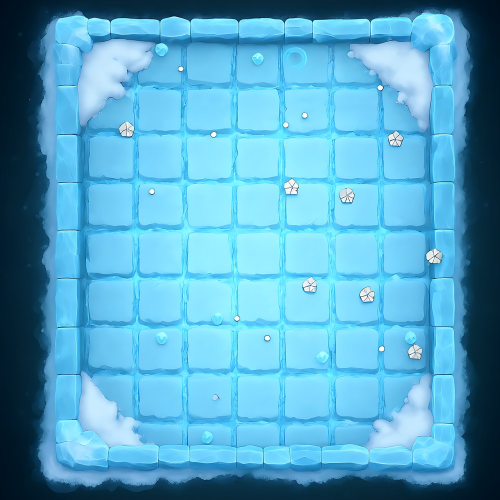
#> input picture assets/frozen-wastes-map.jpg, 1000 x 1000 px (shown at 1/2 size)
$ python generate_first_three_map_backgrounds.py
#> lines starting #> are read from the running program, lines starting #| are printed output that depends on the picture
"""Create painted campaign-map backgrounds for Chapters 1-3.

The project owner supplied the later map backgrounds. These deterministic
variants reuse their stone-map composition and repaint it with each chapter's
environment details, avoiding an external image-generation dependency.
"""

from __future__ import annotations

import math
import random
from pathlib import Path

import numpy as np
from PIL import Image, ImageDraw, ImageEnhance, ImageFilter, ImageOps


ROOT = Path(__file__).resolve().parents[1]
ASSETS = ROOT / "assets"
SIZE = 1000


def repaint(base: Image.Image, black: str, mid: str, white: str) -> Image.Image:
    gray = ImageOps.grayscale(base)
    gray = ImageOps.autocontrast(gray, cutoff=1)
    color = ImageOps.colorize(gray, black=black, mid=mid, white=white, midpoint=105)
    return color.convert("RGB")


def apply_vignette(image: Image.Image, strength: float = 0.42) -> Image.Image:
    pixels = np.asarray(image, dtype=np.float32)
    yy, xx = np.mgrid[0:SIZE, 0:SIZE]
    distance = np.sqrt((xx - SIZE / 2) ** 2 + (yy - SIZE / 2) ** 2)
    edge = np.clip((distance - 180) / 520, 0, 1)
    shade = 1.0 - edge**1.65 * strength
    center = np.clip(1.0 - distance / 520, 0, 1)
    shade *= 1.0 + center * 0.08
    pixels *= shade[..., None]
    return Image.fromarray(np.clip(pixels, 0, 255).astype(np.uint8), "RGB")


def add_grain(image: Image.Image, amount: int = 9) -> Image.Image:
    rng = np.random.default_rng(731)
    pixels = np.asarray(image, dtype=np.int16)
    noise = rng.integers(-amount, amount + 1, (SIZE, SIZE, 1), dtype=np.int16)
    return Image.fromarray(np.clip(pixels + noise, 0, 255).astype(np.uint8), "RGB")


def soft_blob(draw: ImageDraw.ImageDraw, x: float, y: float, radius: float, fill: tuple[int, ...]) -> None:
    for _ in range(7):
        dx = random.uniform(-radius * 0.45, radius * 0.45)
        dy = random.uniform(-radius * 0.45, radius * 0.45)
        rr = random.uniform(radius * 0.35, radius * 0.8)
        draw.ellipse((x + dx - rr, y + dy - rr, x + dx + rr, y + dy + rr), fill=fill)


def draw_vine(draw: ImageDraw.ImageDraw, start: tuple[float, float], end: tuple[float, float], bend: float) -> None:
    points = []
    for index in range(28):
        t = index / 27
        x = start[0] + (end[0] - start[0]) * t
        y = start[1] + (end[1] - start[1]) * t
        x += math.sin(t * math.pi) * bend
        y += math.sin(t * math.pi * 2.2) * 18
        points.append((x, y))
    draw.line(points, fill=(6, 20, 12, 220), width=17, joint="curve")
    draw.line(points, fill=(56, 104, 49, 205), width=8, joint="curve")
    for point in points[4::4]:
        angle = random.uniform(-0.7, 0.7)
        leaf_w = random.uniform(15, 27)
        leaf_h = leaf_w * 0.48
        lx = point[0] + math.cos(angle) * leaf_w * 0.7
        ly = point[1] + math.sin(angle) * leaf_w * 0.7
        draw.ellipse((lx - leaf_w, ly - leaf_h, lx + leaf_w, ly + leaf_h), fill=(45, 94, 42, 180))


def green_details(image: Image.Image) -> Image.Image:
    random.seed(17)
    overlay = Image.new("RGBA", image.size, (0, 0, 0, 0))
    draw = ImageDraw.Draw(overlay)
    for _ in range(90):
        x = random.uniform(30, 970)
        y = random.uniform(30, 970)
        if math.hypot(x - 500, y - 500) < 220:
            continue
        soft_blob(draw, x, y, random.uniform(12, 48), (30, 83, 42, random.randint(18, 55)))
    vines = [
        ((20, 170), (255, 35), 35),
        ((80, 985), (350, 770), -38),
        ((985, 150), (750, 350), 42),
        ((920, 930), (690, 760), -35),
        ((20, 610), (205, 735), 28),
    ]
    for vine in vines:
        draw_vine(draw, *vine)
    water = Image.new("RGBA", image.size, (0, 0, 0, 0))
    water_draw = ImageDraw.Draw(water)
    for _ in range(12):
        x = random.choice([120, 180, 790, 850]) + random.uniform(-35, 35)
        y = random.uniform(180, 840)
        w = random.uniform(35, 105)
        h = random.uniform(8, 20)
        water_draw.ellipse((x - w, y - h, x + w, y + h), fill=(36, 94, 79, 55))
    water = water.filter(ImageFilter.GaussianBlur(5))
    overlay = Image.alpha_composite(overlay, water)
    return Image.alpha_composite(image.convert("RGBA"), overlay).convert("RGB")


def temple_details(image: Image.Image) -> Image.Image:
    random.seed(23)
    overlay = Image.new("RGBA", image.size, (0, 0, 0, 0))
    draw = ImageDraw.Draw(overlay)
    for x in (28, 900):
        draw.rounded_rectangle((x, 70, x + 72, 890), radius=24, fill=(8, 5, 2, 90), outline=(116, 78, 35, 115), width=3)
        for y in range(112, 870, 86):
            draw.line((x + 8, y, x + 64, y), fill=(190, 137, 65, 72), width=4)
    for _ in range(130):
        x = random.uniform(20, 980)
        y = random.uniform(20, 980)
        if math.hypot(x - 500, y - 500) < 210:
            continue
        radius = random.uniform(1, 3.5)
        draw.ellipse((x - radius, y - radius, x + radius, y + radius), fill=(239, 197, 111, random.randint(35, 100)))
    glyph_color = (218, 158, 75, 120)
    for cx, cy in ((135, 145), (866, 145), (135, 850), (866, 850)):
        draw.polygon([(cx, cy - 28), (cx + 28, cy), (cx, cy + 28), (cx - 28, cy)], outline=glyph_color, width=4)
        draw.line((cx - 12, cy, cx + 12, cy), fill=glyph_color, width=4)
        draw.line((cx, cy - 12, cx, cy + 12), fill=glyph_color, width=4)
    haze = Image.new("RGBA", image.size, (0, 0, 0, 0))
    haze_draw = ImageDraw.Draw(haze)
    for _ in range(16):
        x = random.uniform(0, 1000)
        y = random.uniform(0, 1000)
        soft_blob(haze_draw, x, y, random.uniform(65, 160), (154, 110, 54, 14))
    haze = haze.filter(ImageFilter.GaussianBlur(18))
    overlay = Image.alpha_composite(overlay, haze)
    return Image.alpha_composite(image.convert("RGBA"), overlay).convert("RGB")


def lava_branch(draw: ImageDraw.ImageDraw, start: tuple[float, float], angle: float, length: float, depth: int) -> None:
    if depth <= 0:
        return
    end = (start[0] + math.cos(angle) * length, start[1] + math.sin(angle) * length)
    draw.line((start, end), fill=(57, 8, 3, 210), width=max(3, depth * 2 + 3), joint="curve")
    draw.line((start, end), fill=(255, 66, 11, 190), width=max(1, depth + 1), joint="curve")
    if random.random() < 0.8:
        lava_branch(draw, end, angle + random.uniform(-0.42, 0.42), length * random.uniform(0.55, 0.78), depth - 1)


def volcano_details(image: Image.Image) -> Image.Image:
    random.seed(41)
    cracks = Image.new("RGBA", image.size, (0, 0, 0, 0))
    draw = ImageDraw.Draw(cracks)
    starts = [
        ((0, 230), (0.14, 0.57)),
        ((1000, 315), (math.pi - 0.14, 0.57)),
        ((0, 755), (0.23, 0.55)),
        ((1000, 700), (math.pi - 0.23, 0.55)),
    ]
    for start, (angle, _) in starts:
        lava_branch(draw, start, angle, 108, 5)
    glow = cracks.filter(ImageFilter.GaussianBlur(8))
    overlay = Image.new("RGBA", image.size, (0, 0, 0, 0))
    draw = ImageDraw.Draw(overlay)
    for _ in range(70):
        x = random.uniform(20, 980)
        y = random.uniform(20, 980)
        radius = random.uniform(1, 4)
        draw.ellipse((x - radius, y - radius, x + radius, y + radius), fill=(255, 112, 33, random.randint(80, 190)))
    smoke = Image.new("RGBA", image.size, (0, 0, 0, 0))
    smoke_draw = ImageDraw.Draw(smoke)
    for _ in range(16):
        x = random.uniform(0, 1000)
        y = random.uniform(0, 1000)
        soft_blob(smoke_draw, x, y, random.uniform(70, 170), (24, 12, 10, 28))
    smoke = smoke.filter(ImageFilter.GaussianBlur(20))
    overlay = Image.alpha_composite(smoke, overlay)
    overlay = Image.alpha_composite(glow, overlay)
    overlay = Image.alpha_composite(overlay, cracks)
    return Image.alpha_composite(image.convert("RGBA"), overlay).convert("RGB")


def save(image: Image.Image, name: str) -> None:
    image = image.filter(ImageFilter.GaussianBlur(0.35))
    image = ImageEnhance.Contrast(image).enhance(1.06)
    image = add_grain(image)
    image.save(ASSETS / name, quality=90, optimize=True)
    print(f"{name}: 1000x1000")


def main() -> None:
    base = Image.open(ASSETS / "frozen-wastes-map.jpg").convert("RGB").resize((SIZE, SIZE), Image.Resampling.LANCZOS)
#> base is the input picture: PIL image 1000x1000 RGB; mean R, G, B 87, 166.3, 200
    green = apply_vignette(repaint(base, "#020a05", "#173c25", "#6a8066"))
#> in repaint, `gray = ImageOps.grayscale(base)`:
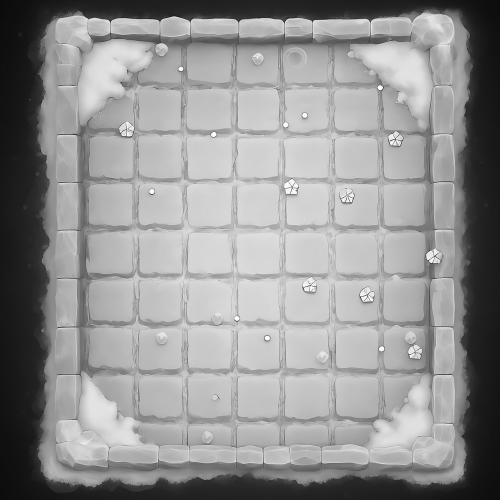
#> gray: PIL image 1000x1000 L (shown at 1/2 size); min 4, max 255, mean 146.4
#> in repaint, `gray = ImageOps.autocontrast(gray, cutoff=1)`:
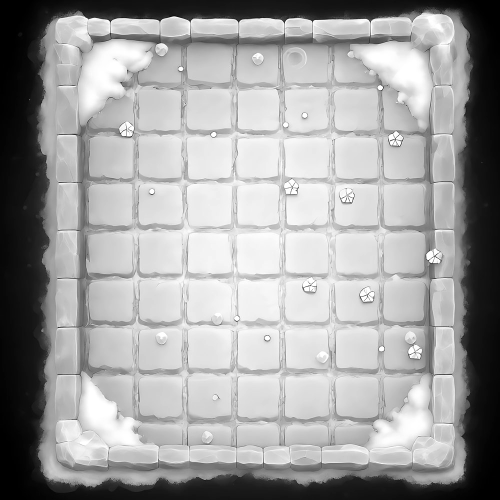
#> gray: PIL image 1000x1000 L (shown at 1/2 size); min 0, max 255, mean 160.1
#> in apply_vignette, `pixels *= shade[..., None]`:
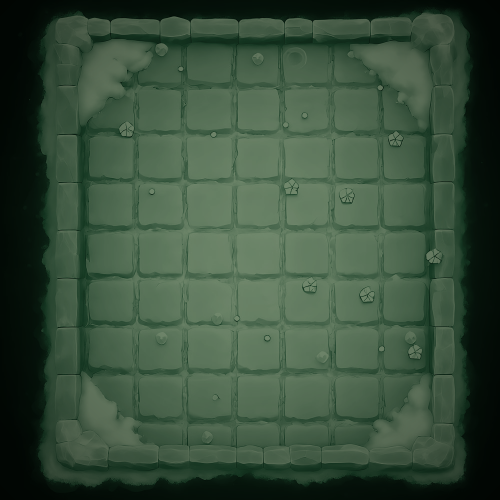
#> pixels: shape (1000, 1000, 3) float32 (shown at 1/2 size); mean R, G, B 56.8, 79.3, 59.5
    save(green_details(green), "verdant-ruins-map.jpg")
#> in green_details, `overlay = Image.new("RGBA", image.size, (0, 0, 0, 0))`: overlay: PIL image 1000x1000 RGBA; every value is 0
#> the loop in green_details, `for _ in range(12):` made 12 passes
#> (x, y, w, h) on passes 1 to 12: (839.9, 349.6, 77, 13.13), (846.3, 571.4, 57.51, 18.94), (793.1, 260.6, 90.06, 19.22), (813.2, 490.1, 46.04, 9.05), (105.7, 203.6, 48.34, 8.26), (214.6, 668.2, 63.07, 16.15), (136, 469.5, 81.02, 9.1), (129.9, 660.5, 97.31, 15.09), (823.9, 522, 96.8, 12.3), (109.2, 581.7, 94.46, 16.45), (180, 571.1, 54.85, 12.31), (812.9, 672.4, 85.57, 16.01)

    temple = apply_vignette(repaint(base, "#0c0803", "#4d3419", "#c0a16b"), 0.38)
#> call 2 of apply_vignette, with strength = 0.38
#> in apply_vignette (call 2), `pixels *= shade[..., None]`:
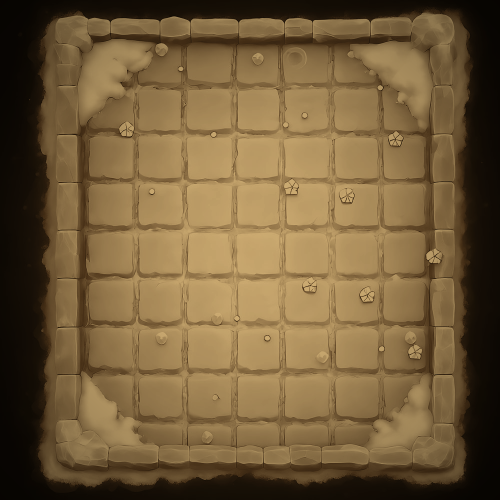
#> pixels: shape (1000, 1000, 3) float32 (shown at 1/2 size); mean R, G, B 115.9, 93.1, 58.5
    save(temple_details(temple), "sunken-temple-map.jpg")
#> the loop in temple_details, `for _ in range(130):` made 130 passes
#> (x, y, radius) on passes 1, 2, 3, 4, 6, 8, 9, 10, 11, 13, 14, 15: (907.9, 930.7, 3.23), (36.39, 314.5, 1.95), (145.1, 204.3, 2.11), (615.4, 885.6, 1.26), (724.8, 364.6, 1.14), (616.2, 951.9, 1.91), (949.8, 290, 3.44), (801.7, 190.5, 2.21), (668.7, 177, 3), (579, 99.03, 2.07), (922.5, 289.4, 2.47), (374.9, 296.9, 1.76)
#> (x, y) on passes 5, 7, 12, 29, 39, 45: (424.4, 512.1), (585.6, 651.6), (666.4, 519.3), (544, 428.1), (525.1, 305.9), (537.2, 683.4)
#> the loop in temple_details, `for _ in range(16):` made 16 passes
#> (x, y) on passes 1 to 12: (284.1, 125.7), (126.2, 13.37), (709.8, 937), (573.8, 515.4), (171, 320.7), (748.5, 293.3), (866.7, 226), (570.8, 911.2), (874.5, 194.5), (700.6, 752.7), (811.6, 2.41), (917.8, 384.6)

    volcano = apply_vignette(repaint(base, "#050302", "#28110e", "#765146"), 0.5)
#> call 3 of apply_vignette, with strength = 0.5
#> in apply_vignette (call 3), `pixels *= shade[..., None]`:
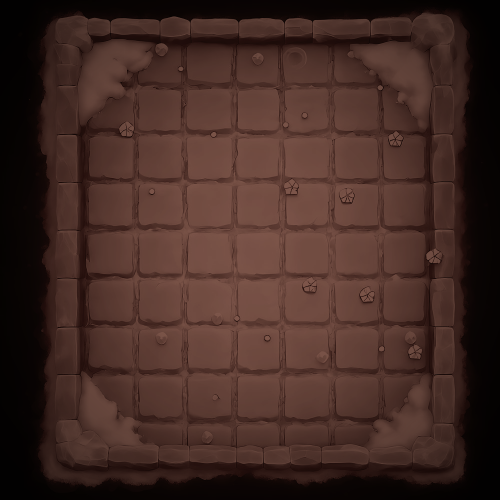
#> pixels: shape (1000, 1000, 3) float32 (shown at 1/2 size); mean R, G, B 66.9, 42.7, 36.6
    save(volcano_details(volcano), "molten-vein-map.jpg")
#> in volcano_details, `glow = cracks.filter(ImageFilter.GaussianBlur(8))`:
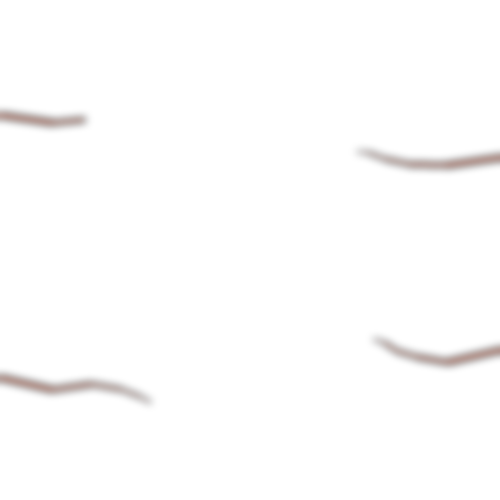
#> glow: PIL image 1000x1000 RGBA (shown at 1/2 size); mean R, G, B, A 1.4, 0.3, 0.1, 2.1; transparent parts drawn white
#> the loop in volcano_details, `for _ in range(70):` made 70 passes
#> (x, y, radius) on passes 1 to 12: (399, 40.8, 1.4), (927.9, 405.8, 2.6), (538.2, 865.1, 2.97), (189.3, 794.9, 3.15), (848, 859.6, 3.25), (967.1, 697, 3.68), (649.2, 739.6, 2.83), (597.2, 115.5, 3.84), (439.9, 724.1, 3.04), (777.4, 99.67, 3.01), (223.1, 678.7, 1.83), (332.7, 907.6, 2.14)
#> the loop in volcano_details, `for _ in range(16):` made 16 passes
#> (x, y) on passes 1 to 12: (354.5, 199.7), (873.6, 128.8), (291.5, 347.9), (213.7, 5.89), (415.5, 460.9), (114.5, 807.6), (954.4, 127), (837.4, 537.4), (635.7, 917.4), (680.6, 220.9), (777, 901.7), (266.4, 322.1)
#> in volcano_details, `overlay = Image.alpha_composite(glow, overlay)`:
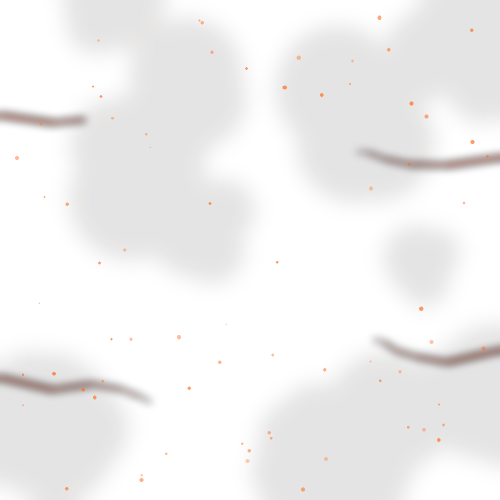
#> overlay: PIL image 1000x1000 RGBA (shown at 1/2 size); mean R, G, B, A 12.7, 6, 4.7, 15.5; transparent parts drawn white


if __name__ == "__main__":
    main()
